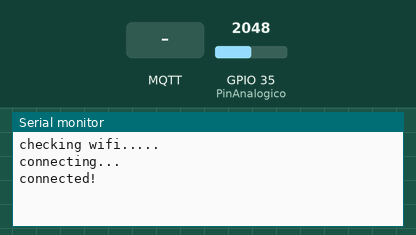
This sketch was run on a simulated ESP32. Parts: the last lines printed to the serial monitor. The test bench sets the inputs (shaded band); at power-on: GPIO 35 (PinAnalogico) = 2048. WiFi joins after 1.5 s; servers stay silent unless stated; no MQTT or app messages arrive unless stated.

Above: at 3.2 s.
3.3 s: MQTT message "1" arrives on the first subscribed topic
At 4.4 s:
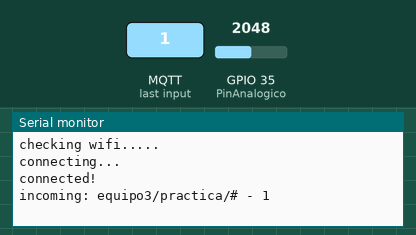
4.8 s: MQTT message "on" arrives on the first subscribed topic
At 5.4 s:
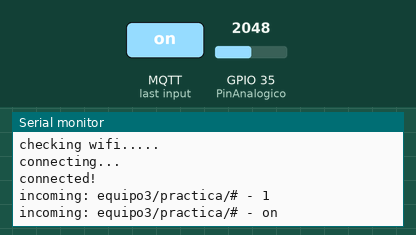
6.3 s: MQTT message "off" arrives on the first subscribed topic
At 6.8 s:
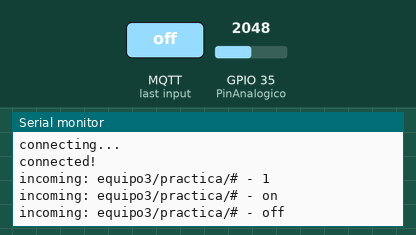

Measured:
- after the input at 3.3 s, the serial monitor: prints a new line at once (image 1)
- after the input at 4.8 s, the serial monitor: prints a new line at once (image 2)
- after the input at 6.3 s, the serial monitor: prints a new line at once (image 3)

The sketch:

GasMQTT.ino
```cpp
#include <WiFi.h>
#include <MQTT.h>

const char ssid[] = "Equipo3";
const char pass[] = "IvRaCarDi03";
const char broker[] = "iot.eclipse.org";
uint8_t PinAnalogico = 35;
int lectura;
int limite = 500;
int enviarAlerta=0;

WiFiClient net;
MQTTClient client;

unsigned long lastMillis = 0;

void connect() {
 Serial.print("checking wifi...");
 while (WiFi.status() != WL_CONNECTED) {
 Serial.print(".");
 delay(1000);
 }

 Serial.print("\nconnecting...");
 while (!client.connect("arduino", "try", "try")) {
 Serial.print(".");
 delay(1000);
 }

 Serial.println("\nconnected!");

 client.subscribe("equipo3/practica/#");
 //client.unsubscribe("<usuario>/practica/#");
}

void messageReceived(String &topic, String &payload) {
 Serial.println("incoming: " + topic + " - " + payload);
}

void setup() {
 Serial.begin(115200);
 WiFi.begin(ssid, pass);
 pinMode(PinAnalogico, INPUT);

 client.begin(broker,net);
 client.onMessage(messageReceived);

 connect();
}

void loop() {
 client.loop();
 delay(10); // <- Esperamos a que WiFi sea estable

 lectura = analogRead(PinAnalogico);

 if (!client.connected()) {
  connect();
 }

 // publicamos un mensaje cada vez que se detecten niveles anormales de GAS (500) y cada segundo
 if( lectura >= 500) {
  if(enviarAlerta==0){
  if (millis() - lastMillis > 1000) {
    lastMillis = millis();
    client.publish("equipo3/practica/saludo", "ALERTA GAS");
    enviarAlerta=1;
    }
   }
  }else {
      enviarAlerta=0;
    }
}
```
